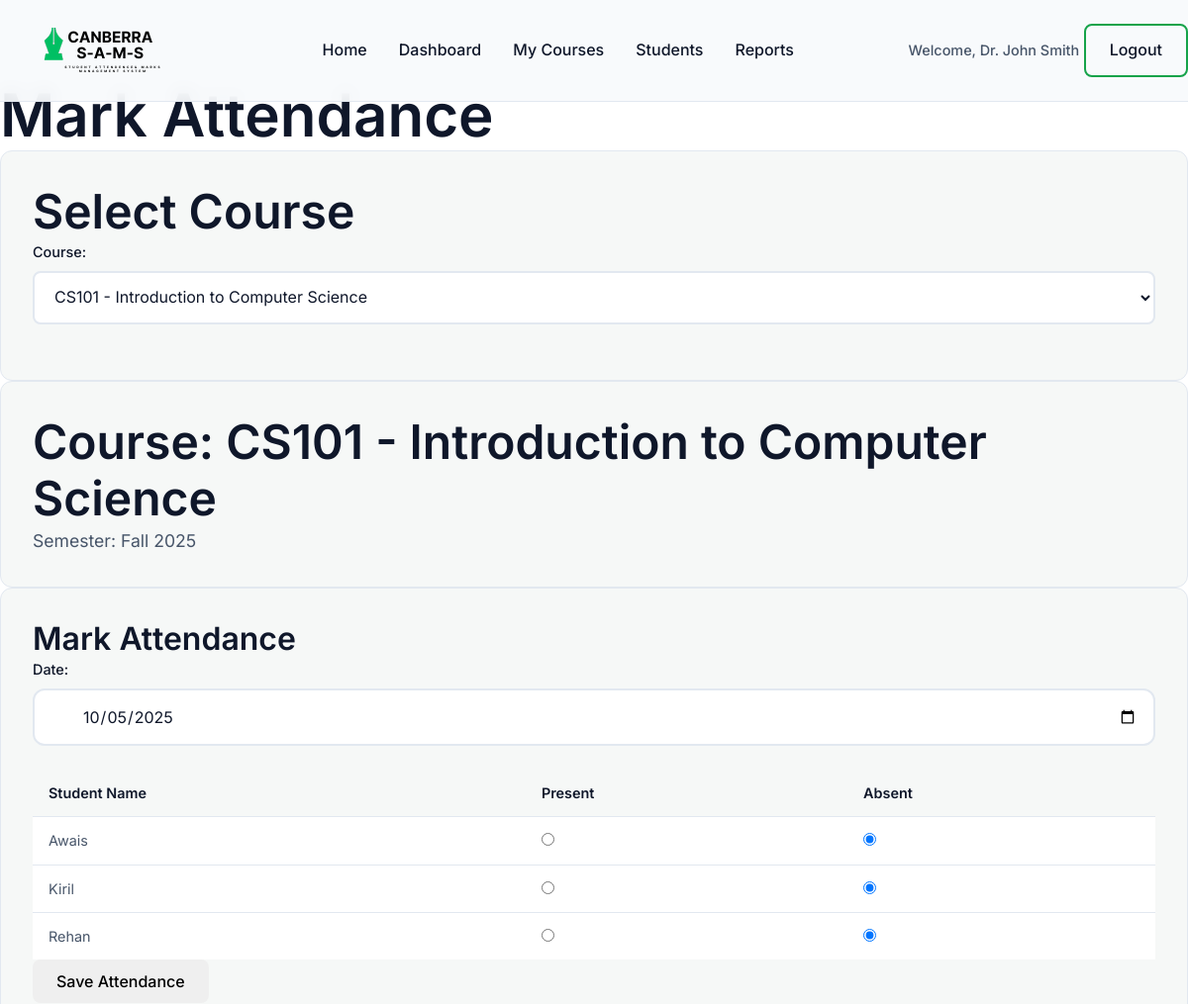
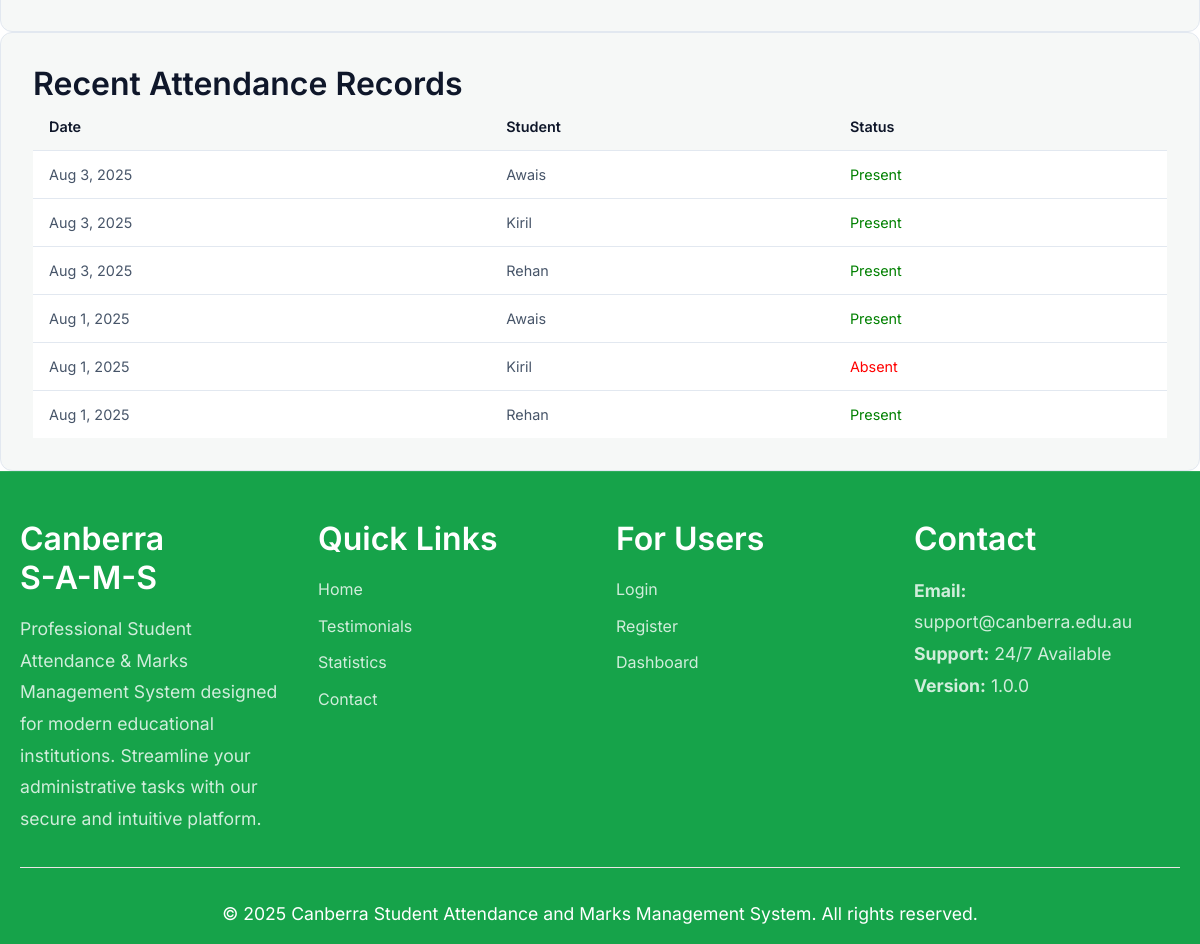
The page /attendance.php?course_id=1 (signed in) on the database its author committed (2 pictures, top to bottom).
### tables this page shows
CREATE TABLE courses (
    course_id INT AUTO_INCREMENT PRIMARY KEY,
    course_name VARCHAR(255) NOT NULL,
    course_code VARCHAR(20) UNIQUE NOT NULL,
    semester VARCHAR(50) NOT NULL,
    lecturer_id INT NOT NULL,
    created_at TIMESTAMP DEFAULT CURRENT_TIMESTAMP,
    FOREIGN KEY (lecturer_id) REFERENCES users(user_id) ON DELETE CASCADE
);

CREATE TABLE users (
    user_id INT AUTO_INCREMENT PRIMARY KEY,
    name VARCHAR(255) NOT NULL,
    email VARCHAR(255) UNIQUE NOT NULL,
    password VARCHAR(255) NOT NULL,
    role ENUM('student', 'lecturer') NOT NULL,
    created_at TIMESTAMP DEFAULT CURRENT_TIMESTAMP
);

CREATE TABLE attendance (
    attendance_id INT AUTO_INCREMENT PRIMARY KEY,
    student_id INT NOT NULL,
    course_id INT NOT NULL,
    date DATE NOT NULL,
    status ENUM('Present', 'Absent') NOT NULL,
    created_at TIMESTAMP DEFAULT CURRENT_TIMESTAMP,
    FOREIGN KEY (student_id) REFERENCES users(user_id) ON DELETE CASCADE,
    FOREIGN KEY (course_id) REFERENCES courses(course_id) ON DELETE CASCADE,
    UNIQUE KEY unique_attendance (student_id, course_id, date)
);

### attendance.php (the view, shortened to what this page needs)
<?php
require_once 'includes/header.php';
$user = current_user();
$course_id = $_GET['course_id'] ?? '';
if ($course_id) {
    try {
        $stmt = $pdo->prepare("SELECT * FROM courses WHERE course_id = ? AND lecturer_id = ?");
        $stmt->execute([$course_id, $user['user_id']]);
$course = $stmt->fetch();
    } catch (Exception $e) {
        header('Location: courses.php');
    exit;
}
}
try {
    $stmt = $pdo->prepare("SELECT course_id, course_name, course_code FROM courses WHERE lecturer_id = ? ORDER BY course_code");
    $stmt->execute([$user['user_id']]);
    $lecturer_courses = $stmt->fetchAll();
} catch (Exception $e) {
    $lecturer_courses = [];
}
$enrolled_students = [];
if ($course_id) {
    try {
$stmt = $pdo->prepare("
            SELECT u.user_id, u.name, u.email
            FROM users u
            JOIN enrollments e ON u.user_id = e.student_id
    WHERE e.course_id = ?
            ORDER BY u.name
");
$stmt->execute([$course_id]);
        $enrolled_students = $stmt->fetchAll();
    } catch (Exception $e) {
        $enrolled_students = [];
    }
}
$today_attendance = [];
if ($course_id) {
    $today = date('Y-m-d');
    try {
        $stmt = $pdo->prepare("SELECT student_id, status FROM attendance WHERE course_id = ? AND date = ?");
        $stmt->execute([$course_id, $today]);
        $today_attendance = $stmt->fetchAll(PDO::FETCH_KEY_PAIR);
    } catch (Exception $e) {
        $today_attendance = [];
    }
}
?>
<h1>Mark Attendance</h1>
<div class="card">
    <h2>Select Course</h2>
    <form method="GET">
        <div class="form-group">
            <label for="course_id">Course:</label>
            <select id="course_id" name="course_id" onchange="this.form.submit()">
                <?php foreach ($lecturer_courses as $c): ?>
                    <option value="<?php echo $c['course_id']; ?>"
                            <?php echo $course_id == $c['course_id'] ? 'selected' : ''; ?>>
                        <?php echo htmlspecialchars($c['course_code'] . ' - ' . $c['course_name']); ?>
                    </option>
                <?php endforeach; ?>
            </select>
        </div>
    </form>
</div>
<?php if ($course_id && $course): ?>
    <div class="card">
        <h2>Course: <?php echo htmlspecialchars($course['course_code'] . ' - ' . $course['course_name']); ?></h2>
        <p>Semester: <?php echo htmlspecialchars($course['semester']); ?></p>
    </div>
    <?php if (empty($enrolled_students)): ?>
        <div class="card">
            <p>No students enrolled in this course. <a href="students.php?course_id=<?php echo $course_id; ?>">Enroll students first</a>.</p>
        </div>
    <?php else: ?>
        <div class="card">
            <h3>Mark Attendance</h3>
            <form method="POST">
                <div class="form-group">
                    <label for="date">Date:</label>
                    <input type="date" id="date" name="date" required value="<?php echo date('Y-m-d'); ?>">
                </div>
                <table class="table">
                    <thead>
                        <tr>
                            <th>Student Name</th>
                            <th>Present</th>
                            <th>Absent</th>
                        </tr>
                    </thead>
                    <tbody>
                        <?php foreach ($enrolled_students as $student): ?>
                            <tr>
                                <td><?php echo htmlspecialchars($student['name']); ?></td>
                                <td>
                                    <input type="radio"
                                           name="attendance[<?php echo $student['user_id']; ?>]"
                                           value="Present"
                                           <?php echo ($today_attendance[$student['user_id']] ?? '') === 'Present' ? 'checked' : ''; ?>>
                                </td>
                                <td>
                                    <input type="radio"
                                           name="attendance[<?php echo $student['user_id']; ?>]"
                                           value="Absent"
                                           <?php echo ($today_attendance[$student['user_id']] ?? 'Absent') === 'Absent' ? 'checked' : ''; ?>>
                                </td>
                            </tr>
                        <?php endforeach; ?>
                    </tbody>
                </table>
                <button type="submit" class="btn btn-success">Save Attendance</button>
            </form>
        </div>
        <div class="card">
            <h3>Recent Attendance Records</h3>
            <?php
            try {
                $stmt = $pdo->prepare("
                    SELECT a.date, u.name, a.status
                    FROM attendance a
                    JOIN users u ON u.user_id = a.student_id
                    WHERE a.course_id = ?
                    ORDER BY a.date DESC, u.name
                    LIMIT 50
                ");
                $stmt->execute([$course_id]);
                $recent_attendance = $stmt->fetchAll();
                if (empty($recent_attendance)): ?>
                    <p>No attendance records yet.</p>
                <?php else: ?>
                    <table class="table">
                        <thead>
                            <tr>
                                <th>Date</th>
                                <th>Student</th>
                                <th>Status</th>
                            </tr>
                        </thead>
                        <tbody>
                            <?php foreach ($recent_attendance as $record): ?>
                                <tr>
                                    <td><?php echo date('M j, Y', strtotime($record['date'])); ?></td>
                                    <td><?php echo htmlspecialchars($record['name']); ?></td>
                                    <td>
                                        <span style="color: <?php echo $record['status'] === 'Present' ? 'green' : 'red'; ?>;">
                                            <?php echo $record['status']; ?>
                                        </span>
                                    </td>
                                </tr>
                            <?php endforeach; ?>
                        </tbody>
                    </table>
                <?php endif;
            } catch (Exception $e) {
                echo '<p>Error loading attendance records.</p>';
            }
            ?>
        </div>
    <?php endif; ?>
<?php endif; ?>
<?php require_once 'includes/footer.php'; ?>

### assets/css/style.css (style rules this page uses)
:root { --bg: #ffffff; --surface: #f6f8f7; --text: #0f172a; --muted: #475569; --line: #e2e8f0; --accent: #16a34a; --accent-2: #22c55e; }
* { margin: 0; padding: 0; box-sizing: border-box; }
html { scroll-behavior: smooth; }
body { font-family: 'Inter', sans-serif; background: var(--bg); color: var(--text); line-height: 1.6; overflow-x: hidden; }
h1, h2, h3, h4, h5, h6 { font-family: 'Inter', sans-serif; font-weight: 600; line-height: 1.2; }
h1 { font-size: clamp(2.5rem, 5vw, 4rem); }
h2 { font-size: clamp(2rem, 4vw, 3rem); }
h3 { font-size: clamp(1.5rem, 3vw, 2rem); }
p { font-size: 1.1rem; color: var(--muted); }
.btn { display: inline-flex; align-items: center; justify-content: center; padding: 12px 24px; border: none; border-radius: 8px; font-weight: 500; text-decoration: none; transition: all 0.3s ease; cursor: pointer; font-size: 1rem; font-family: inherit; }
.card { background: var(--surface); border: 1px solid var(--line); border-radius: 12px; padding: 32px; transition: all 0.3s ease; position: relative; overflow: hidden; }
.form-group { margin-bottom: 24px; }
.form-group label { display: block; margin-bottom: 8px; font-weight: 500; color: var(--text); font-size: 0.9rem; }
.form-group input, .form-group select { width: 100%; padding: 14px 16px; border: 2px solid var(--line); border-radius: 8px; font-size: 1rem; font-family: inherit; background: var(--bg); color: var(--text); transition: all 0.3s ease; }
.form-group input::placeholder { color: var(--muted); }
.table { width: 100%; border-collapse: collapse; background: var(--bg); }
.table th, .table td { padding: 12px 16px; text-align: left; border-bottom: 1px solid var(--line); }
.table th { background: var(--surface); font-weight: 600; color: var(--text); font-size: 0.9rem; }
.table td { color: var(--muted); font-size: 0.9rem; }
.table tbody tr:last-child td { border-bottom: none; }
.form-group input { padding: 16px 16px 16px 48px; border-radius: 12px; font-size: 1rem; border: 2px solid var(--line); background: var(--bg); color: var(--text); transition: all 0.3s ease; }

### rows shown on the page
courses: course_code+course_name "CS101 - Introduction to Computer Science", semester "Fall 2025"
users: name "Awais", user_id "☑"
users: name "Kiril", user_id "☑"
users: name "Rehan", user_id "☑"
attendance: date "Aug 3, 2025", student.name "Awais", status "Present"
attendance: date "Aug 3, 2025", student.name "Kiril", status "Present"
attendance: date "Aug 3, 2025", student.name "Rehan", status "Present"
attendance: date "Aug 1, 2025", student.name "Awais", status "Present"
attendance: date "Aug 1, 2025", student.name "Kiril", status "Absent"
attendance: date "Aug 1, 2025", student.name "Rehan", status "Present"

### other values the page prints
$user['name'] "Dr. John Smith"
form field course_id "CS101 - Introduction to Computer Science"
